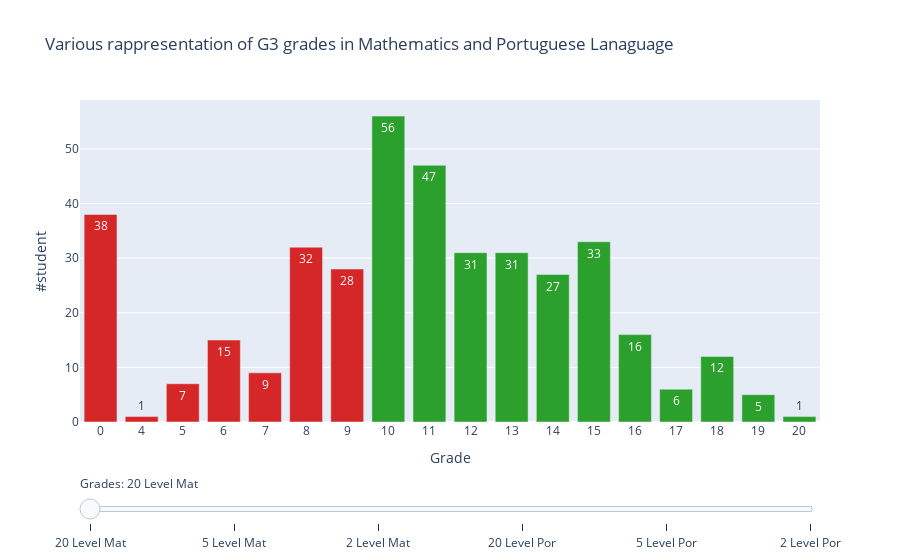

Write notebook code for a chart like this one.
### Code cell
colors = plotly.colors.DEFAULT_PLOTLY_COLORS

binaryGradesMat = [fiveLevelGradesMat[0], fiveLevelGradesMat[1]+fiveLevelGradesMat[2]+fiveLevelGradesMat[3]+fiveLevelGradesMat[4]]
binaryGradesPor = [fiveLevelGradesPor[0], fiveLevelGradesPor[1]+fiveLevelGradesPor[2]+fiveLevelGradesPor[3]+fiveLevelGradesPor[4]]

# Create figure
fig = go.Figure()

fiveLevel = ['0-9', '10-11', '12-13', '14-15', '16-20']
twoLevel = ['Fail', 'Pass']

colors20L = [colors[2]]*len(xMat)
for i in list(range(0,7)):
    colors20L[i] = colors[3]

    
colors5L = [colors[2]]*5
colors5L[0] = colors[3]

colors2L = [colors[3],colors[2]]

fig.add_trace(
        go.Bar(
            visible=False,
            marker_color=colors20L,
            name='20Level Mat',
            x=xMat,
            y=yMat,
            text=yMat,
            textposition='auto'))

fig.add_trace(
        go.Bar(
            visible=False,
             marker_color=colors5L,
            name='5Level Mat',
            x=list(range(1,6)),
            y=fiveLevelGradesMat,
            text=fiveLevelGradesMat,
            textposition='auto'))

fig.add_trace(
        go.Bar(
            visible=False,
            marker_color=colors2L,
            name='2Level Mat',
            x=list(range(1,3)),
            y=binaryGradesMat,
            text=binaryGradesMat,
            textposition='auto'))

fig.add_trace(
         go.Bar(
            visible=False,
            marker_color=colors20L,
            name='20Level Por',
            x=xPor,
            y=yPor,
            text=yPor,
            textposition='auto'))
fig.add_trace(
         go.Bar(
            visible=False,
            marker_color=colors5L,
            name='5Level Por',
            x=list(range(1,6)),
            y=fiveLevelGradesPor,
            text=fiveLevelGradesPor,
            textposition='auto'))

fig.add_trace(
         go.Bar(
            visible=False,
            marker_color=colors2L,
            name='2Level Por',
            x=list(range(1,3)),
            y=binaryGradesPor,
            text=binaryGradesPor,
            textposition='auto'))


fig.data[0].visible = True

# Create and add slider
steps = []
labels = ['20 Level Mat', '5 Level Mat', '2 Level Mat', '20 Level Por', '5 Level Por', '2 Level Por']
for i in range(len(fig.data)):
    step = dict(
        method="restyle",
        args=["visible", [False] * len(fig.data)],
        label = labels[i]
    )
    step["args"][1][i] = True  # Toggle i'th trace to "visible"
    steps.append(step)

sliders = [dict(
    active=0,
    currentvalue={"prefix": "Grades: "},
    pad={"t": 50},
    steps=steps
)]

fig.update_layout(
    xaxis = dict(
        tickmode='linear'),
    sliders=sliders,
    barmode='group',
    title='Various rappresentation of G3 grades in Mathematics and Portuguese Lanaguage',
    xaxis_title="Grade",
    yaxis_title="#student"
)

fig.show()

### Figure 1 — Plotly figure (JSON) as saved in the notebook; plotly's stock layout.template omitted (floating-point values rounded to 4 significant figures)
{"data": [{"marker": {"color": ["rgb(214, 39, 40)", "rgb(214, 39, 40)", "rgb(214, 39, 40)", "rgb(214, 39, 40)", "rgb(214, 39, 40)", "rgb(214, 39, 40)", "rgb(214, 39, 40)", "rgb(44, 160, 44)", "rgb(44, 160, 44)", "rgb(44, 160, 44)", "rgb(44, 160, 44)", "rgb(44, 160, 44)", "rgb(44, 160, 44)", "rgb(44, 160, 44)", "rgb(44, 160, 44)", "rgb(44, 160, 44)", "rgb(44, 160, 44)", "rgb(44, 160, 44)"]}, "name": "20Level Mat", "text": [38, 1, 7, 15, 9, 32, 28, 56, 47, 31, 31, 27, 33, 16, 6, 12, 5, 1], "textposition": "auto", "type": "bar", "visible": true, "x": ["0", "4", "5", "6", "7", "8", "9", "10", "11", "12", "13", "14", "15", "16", "17", "18", "19", "20"], "y": [38, 1, 7, 15, 9, 32, 28, 56, 47, 31, 31, 27, 33, 16, 6, 12, 5, 1]}, {"marker": {"color": ["rgb(214, 39, 40)", "rgb(44, 160, 44)", "rgb(44, 160, 44)", "rgb(44, 160, 44)", "rgb(44, 160, 44)"]}, "name": "5Level Mat", "text": ["130", "103", "62", "60", "40"], "textposition": "auto", "type": "bar", "visible": false, "x": [1, 2, 3, 4, 5], "y": [130, 103, 62, 60, 40]}, {"marker": {"color": ["rgb(214, 39, 40)", "rgb(44, 160, 44)"]}, "name": "2Level Mat", "text": ["130", "265"], "textposition": "auto", "type": "bar", "visible": false, "x": [1, 2], "y": [130, 265]}, {"marker": {"color": ["rgb(214, 39, 40)", "rgb(214, 39, 40)", "rgb(214, 39, 40)", "rgb(214, 39, 40)", "rgb(214, 39, 40)", "rgb(214, 39, 40)", "rgb(214, 39, 40)", "rgb(44, 160, 44)", "rgb(44, 160, 44)", "rgb(44, 160, 44)", "rgb(44, 160, 44)", "rgb(44, 160, 44)", "rgb(44, 160, 44)", "rgb(44, 160, 44)", "rgb(44, 160, 44)", "rgb(44, 160, 44)", "rgb(44, 160, 44)", "rgb(44, 160, 44)"]}, "name": "20Level Por", "text": [15, 1, 1, 3, 10, 35, 35, 97, 104, 72, 82, 63, 49, 36, 29, 15, 2], "textposition": "auto", "type": "bar", "visible": false, "x": ["0", "1", "5", "6", "7", "8", "9", "10", "11", "12", "13", "14", "15", "16", "17", "18", "19"], "y": [15, 1, 1, 3, 10, 35, 35, 97, 104, 72, 82, 63, 49, 36, 29, 15, 2]}, {"marker": {"color": ["rgb(214, 39, 40)", "rgb(44, 160, 44)", "rgb(44, 160, 44)", "rgb(44, 160, 44)", "rgb(44, 160, 44)"]}, "name": "5Level Por", "text": ["100", "201", "154", "112", "82"], "textposition": "auto", "type": "bar", "visible": false, "x": [1, 2, 3, 4, 5], "y": [100, 201, 154, 112, 82]}, {"marker": {"color": ["rgb(214, 39, 40)", "rgb(44, 160, 44)"]}, "name": "2Level Por", "text": ["100", "549"], "textposition": "auto", "type": "bar", "visible": false, "x": [1, 2], "y": [100, 549]}], "layout": {"barmode": "group", "sliders": [{"active": 0, "currentvalue": {"prefix": "Grades: "}, "pad": {"t": 50}, "steps": [{"args": ["visible", [true, false, false, false, false, false]], "label": "20 Level Mat", "method": "restyle"}, {"args": ["visible", [false, true, false, false, false, false]], "label": "5 Level Mat", "method": "restyle"}, {"args": ["visible", [false, false, true, false, false, false]], "label": "2 Level Mat", "method": "restyle"}, {"args": ["visible", [false, false, false, true, false, false]], "label": "20 Level Por", "method": "restyle"}, {"args": ["visible", [false, false, false, false, true, false]], "label": "5 Level Por", "method": "restyle"}, {"args": ["visible", [false, false, false, false, false, true]], "label": "2 Level Por", "method": "restyle"}]}], "title": {"text": "Various rappresentation of G3 grades in Mathematics and Portuguese Lanaguage"}, "xaxis": {"tickmode": "linear", "title": {"text": "Grade"}}, "yaxis": {"title": {"text": "#student"}}}}
